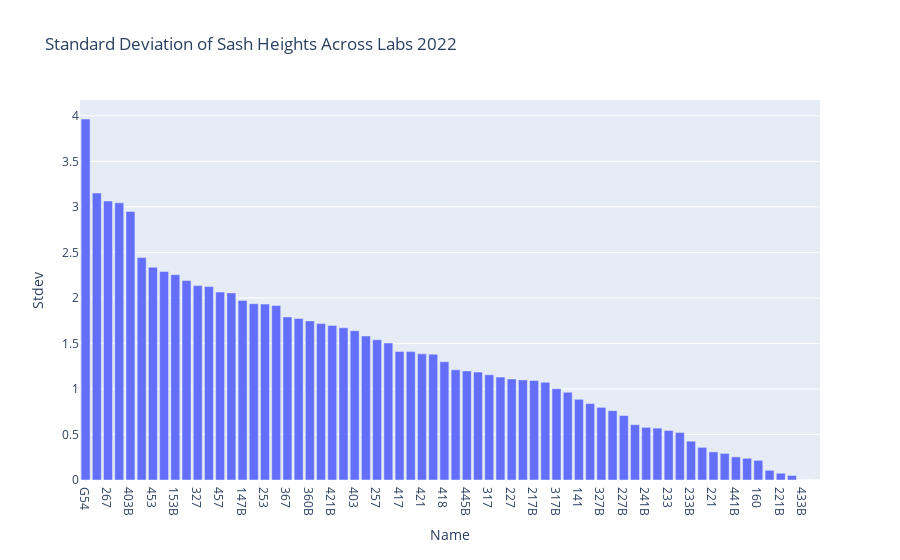

Notebook cell for this chart:
### Code cell
# import plotly.express as px

# ndf_sorted_stdev_22 = ndf_22.sort_values(by="Stdev", ascending=False)
# ndf_sorted_stdev_23 = ndf_23.sort_values(by="Stdev", ascending=False)

# fig = px.bar(ndf_sorted_stdev_22, x = "Name", y = "Stdev", title="Standard Deviation of Sash Heights Across Labs 2022")
# #fig.write_image("C:\\Users\\Rob\\Desktop\\ESW\\Fume\\energy_across_labs.png",scale=4)
# fig.show()


# fig = px.bar(ndf_sorted_stdev_23, x = "Name", y = "Stdev",title="Standard Deviation of Sash Heights Across Labs 2023")
# #fig.write_image("C:\\Users\\Rob\\Desktop\\ESW\\Fume\\energy_across_labs.png",scale=4)
# fig.show()

### Figure 1 — Plotly figure (JSON) as saved in the notebook; plotly's stock layout.template omitted (floating-point values rounded to 4 significant figures)
{"data": [{"alignmentgroup": "True", "hovertemplate": "Name=%{x}<br>Stdev=%{y}<extra></extra>", "legendgroup": "", "marker": {"color": "#636efa", "pattern": {"shape": ""}}, "name": "", "offsetgroup": "", "orientation": "v", "showlegend": false, "textposition": "auto", "type": "bar", "x": ["G54", "409", "267", "267B", "403B", "309B", "453", "309", "153B", "433", "327", "445", "457", "457B", "147B", "341", "253", "260", "367", "155", "360B", "453B", "421B", "303", "403", "253B", "257", "153", "417", "303B", "421", "260B", "418", "143", "445B", "441", "317", "360", "227", "341B", "217B", "321B", "317B", "333B", "141", "241", "327B", "257B", "227B", "321", "241B", "367B", "233", "409B", "233B", "427B", "221", "333", "441B", "417B", "160", "345", "221B", "318", "433B", "345B"], "xaxis": "x", "y": [3.964, 3.152, 3.064, 3.044, 2.949, 2.442, 2.337, 2.29, 2.254, 2.19, 2.135, 2.125, 2.064, 2.055, 1.972, 1.936, 1.932, 1.916, 1.791, 1.774, 1.747, 1.718, 1.698, 1.672, 1.64, 1.582, 1.54, 1.505, 1.412, 1.41, 1.385, 1.381, 1.299, 1.21, 1.198, 1.185, 1.155, 1.13, 1.109, 1.1, 1.094, 1.073, 1.003, 0.9628, 0.8862, 0.8396, 0.7975, 0.7613, 0.7076, 0.6073, 0.5782, 0.5698, 0.5439, 0.5211, 0.4262, 0.3587, 0.3088, 0.2919, 0.2539, 0.2385, 0.2154, 0.1063, 0.07445, 0.04996, 0, 0], "yaxis": "y"}], "layout": {"barmode": "relative", "legend": {"tracegroupgap": 0}, "title": {"text": "Standard Deviation of Sash Heights Across Labs 2022"}, "xaxis": {"anchor": "y", "domain": [0, 1], "title": {"text": "Name"}}, "yaxis": {"anchor": "x", "domain": [0, 1], "title": {"text": "Stdev"}}}}
